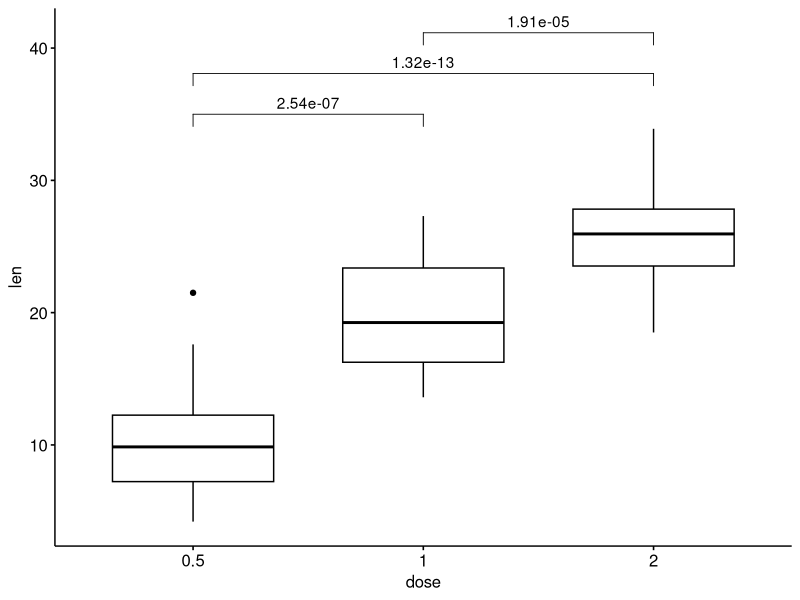
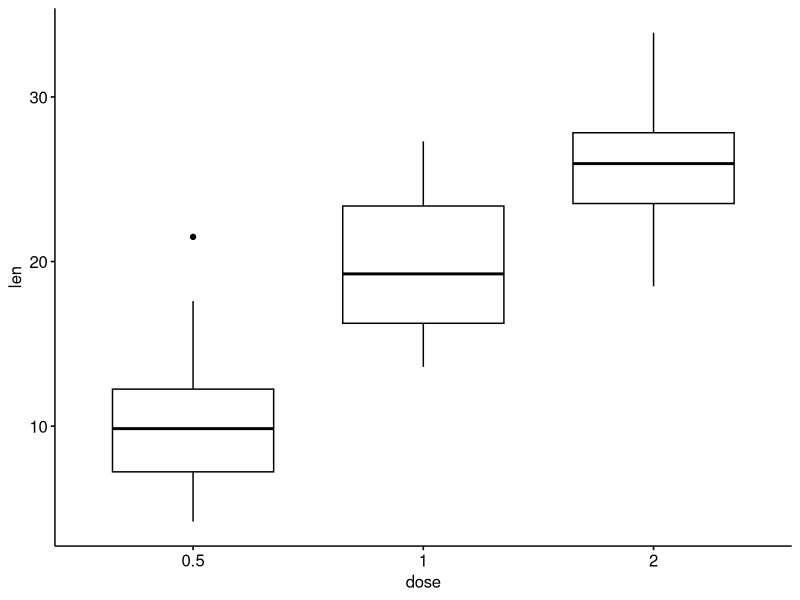
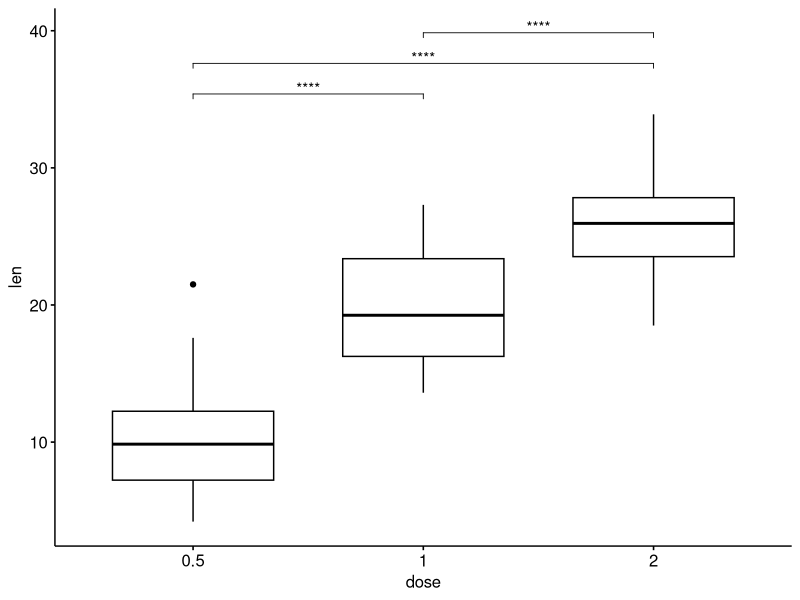
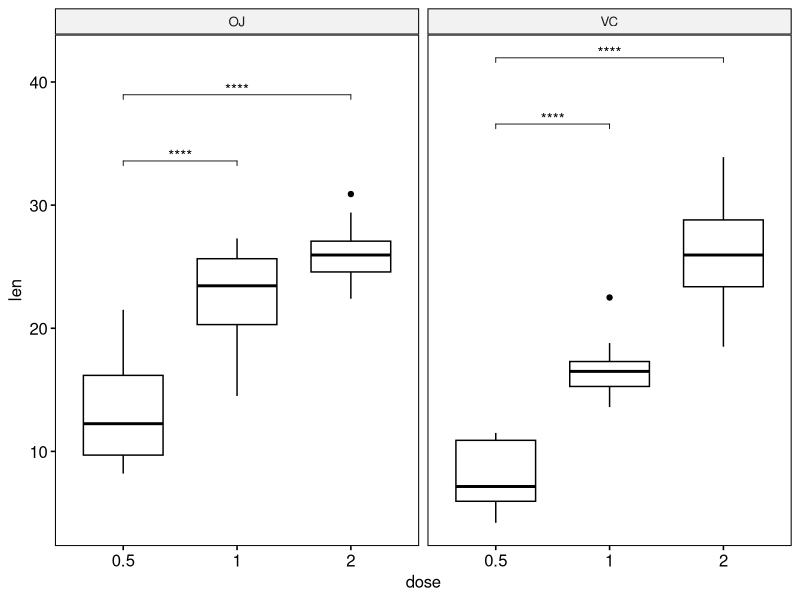
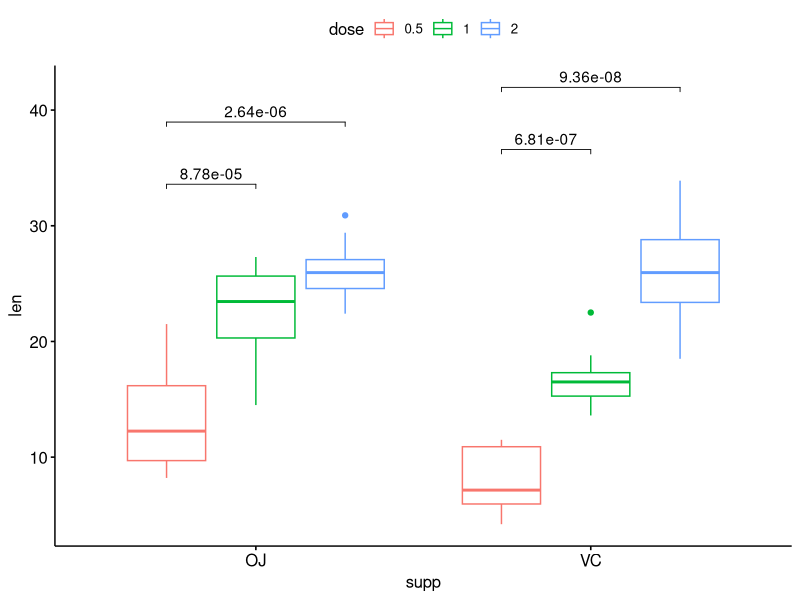
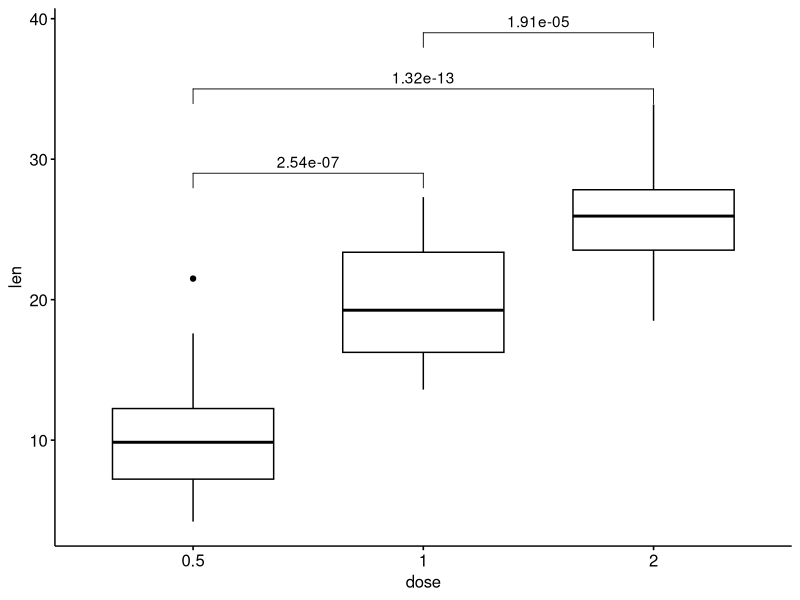
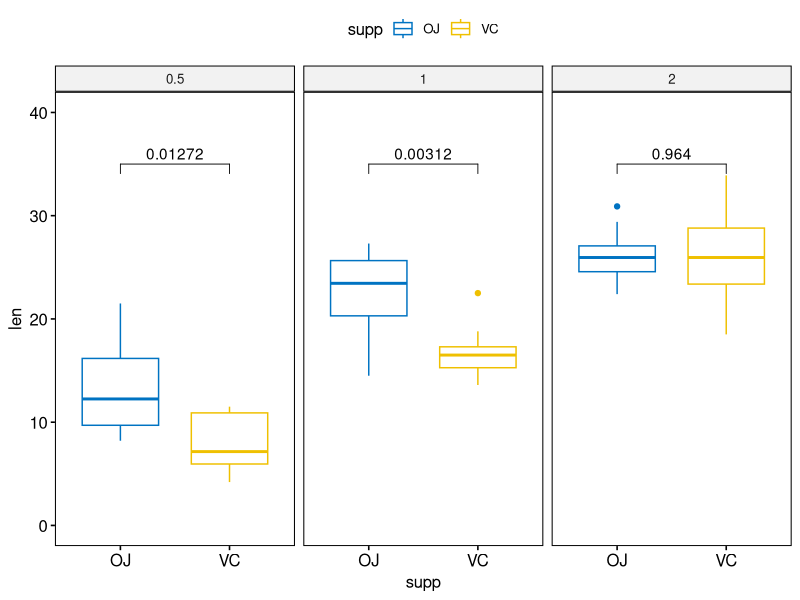
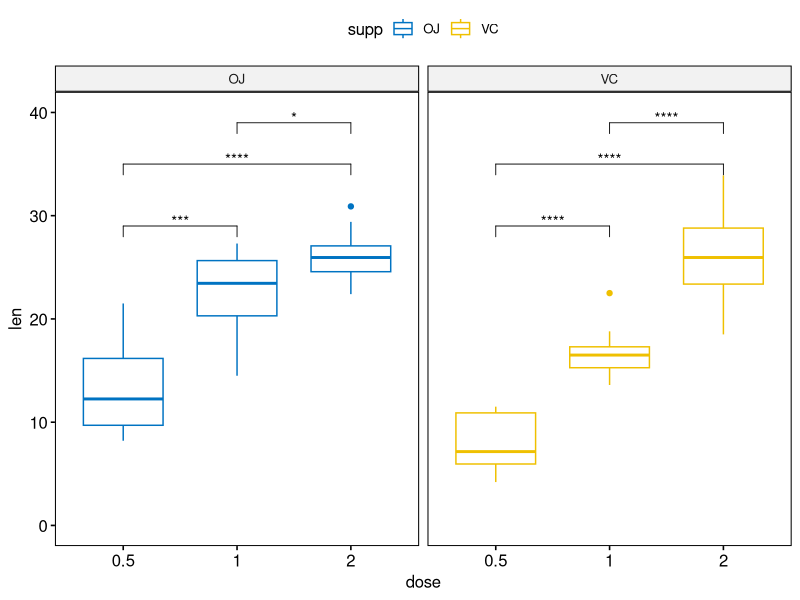

Write the R code that produced these figures, in order.
## ---- chunk 1
library(tidyverse)
library(ggpubr)
library(rstatix)
## ---- chunk 2
# Convert `dose` variable into factor
df <- ToothGrowth
df$dose <- factor(df$dose)

# Inspect the data 
# Display two random rows by groups
set.seed(123)
df %>% sample_n_by(dose, size = 2)
## ---- chunk 3
# p-values
stat.test <- tibble::tribble(
  ~group1, ~group2,   ~p.adj,
    "0.5",     "1", 2.54e-07,
    "0.5",     "2", 1.32e-13,
      "1",     "2", 1.91e-05
  )
stat.test
## ---- chunk 4
# Box plots + p-values
ggboxplot(df, x = "dose", y = "len") +
  stat_pvalue_manual(
    stat.test, 
    y.position = 35, step.increase = 0.1,
    label = "p.adj"
    )
## ---- chunk 5
bxp <- ggboxplot(df, x = "dose", y = "len")
bxp
## ---- chunk 6
# Statistical test
stat.test <- df %>% t_test(len ~ dose)
stat.test
## ---- chunk 7
# Box plot
stat.test <- stat.test %>% add_xy_position(x = "dose")
bxp + stat_pvalue_manual(stat.test, label = "p.adj.signif", tip.length = 0.01)
## ---- chunk 8
# Statistical tests
stat.test <- df %>%
  group_by(supp) %>%
  t_test(len ~ dose, ref.group = "0.5")
stat.test
## ---- chunk 9
# Box plots
stat.test <- stat.test %>% add_xy_position(x = "dose")
ggboxplot(df, x = "dose", y = "len", facet.by = "supp") +
  stat_pvalue_manual(stat.test, label = "p.adj.signif", tip.length = 0.01)
## ---- chunk 10
# Box plot: comparison against reference
stat.test <- df %>%
  group_by(supp) %>%
  t_test(len ~ dose, ref.group = "0.5") 

# Box plots
stat.test <- stat.test %>% 
  add_xy_position(x = "supp", dodge = 0.8)
bxp <- ggboxplot(df, x = "supp", y = "len", color = "dose")
bxp + stat_pvalue_manual(stat.test,   label = "p.adj", tip.length = 0.01)
## ---- chunk 11
# Pairwise t-test between groups
stat.test <- ToothGrowth %>%
  t_test(len ~ dose) %>%
  mutate(y.position = c(29, 35, 39))
stat.test
## ---- chunk 12
# Create a box plot and add the p-value
ggboxplot(ToothGrowth, x = "dose", y = "len") +
  stat_pvalue_manual(stat.test, label = "p.adj")
## ---- chunk 13
# Pairwise t-test between groups
stat.test <- df %>%
  group_by(dose) %>%
  t_test(len ~ supp) %>%
  adjust_pvalue() %>%
  mutate(y.position = 35)
stat.test
## ---- chunk 14
# Create a box plot and add the p-value
p <- ggboxplot(
  df, x = "supp", y = "len",
   color = "supp", palette = "jco",
  facet.by = "dose", ylim = c(0, 40)
  )

p + stat_pvalue_manual(stat.test, label = "p.adj")
## ---- chunk 15
# Pairwise t-test between groups
stat.test <- df %>%
  group_by(supp) %>%
  t_test(len ~ dose) %>%
  adjust_pvalue() %>%
  mutate(y.position = rep(c(29, 35, 39), 2))
stat.test
## ---- chunk 16
# Create a box plot and add the p-value
p <- ggboxplot(
  df, x = "dose", y = "len",
   color = "supp", palette = "jco",
  facet.by = "supp", ylim = c(0, 40)
  )

p + stat_pvalue_manual(stat.test)
## ---- chunk 17
# Pairwise t-test between groups
stat.test <- df %>%
  group_by(dose) %>%
  t_test(len ~ supp) %>%
  adjust_pvalue() %>%
  mutate(y.position = 35)
stat.test
## ---- chunk 18
# Create a box plot and add the p-value
p <- ggboxplot(
  ToothGrowth, x = "dose", y = "len",
   color = "supp", palette = "jco",
   ylim = c(0, 40)
  )

p + stat_pvalue_manual(stat.test, xmin = "dose", xmax = NULL)
## ---- chunk 19
# Add bracket with labels
ggboxplot(df, x = "dose", y = "len") +
  geom_bracket(
    xmin = "0.5", xmax = "1", y.position = 30,
    label = "t-test, p < 0.05"
  )

# Customize bracket tip.length tip.length
# Move up the label using vjust
ggboxplot(df, x = "dose", y = "len") +
  geom_bracket(
    xmin = "0.5", xmax = "1", y.position = 30,
    label = "t-test, p < 0.05", 
    tip.length = c(0.2, 0.02), vjust = -1
  )
## ---- chunk 20
#Using plotmath expression
ggboxplot(df, x = "dose", y = "len") +
 geom_bracket(
   xmin = "0.5", xmax = "1", y.position = 30,
   label = "list(~italic(p)<=0.001)", type = "expression",
   tip.length = c(0.2, 0.02)
 )


# Specify multiple brackets manually
ggboxplot(df, x = "dose", y = "len") +
  geom_bracket(
    xmin = c("0.5", "1"), xmax = c("1", "2"),
    y.position = c(30, 35), label = c("***", "**"),
    tip.length = 0.01
  )
## ---- chunk 21
# Compute statistical tests and add p-values
stat.test <- compare_means(len ~ dose, ToothGrowth, method = "t.test")
ggboxplot(df, x = "dose", y = "len") +
  geom_bracket(
    aes(xmin = group1, xmax = group2, label = signif(p, 2)),
    data = stat.test, y.position = 35
  )
## ---- chunk 22
# Increase step length between brackets
ggboxplot(df, x = "dose", y = "len") +
  geom_bracket(
    aes(xmin = group1, xmax = group2, label = signif(p, 2)),
    data = stat.test, y.position = 35, step.increase = 0.1
  )
## ---- chunk 23
# Or specify the positions of each comparison
ggboxplot(df, x = "dose", y = "len") +
  geom_bracket(
    aes(xmin = group1, xmax = group2, label = signif(p, 2)),
    data = stat.test, y.position = c(32, 35, 38)
   )
